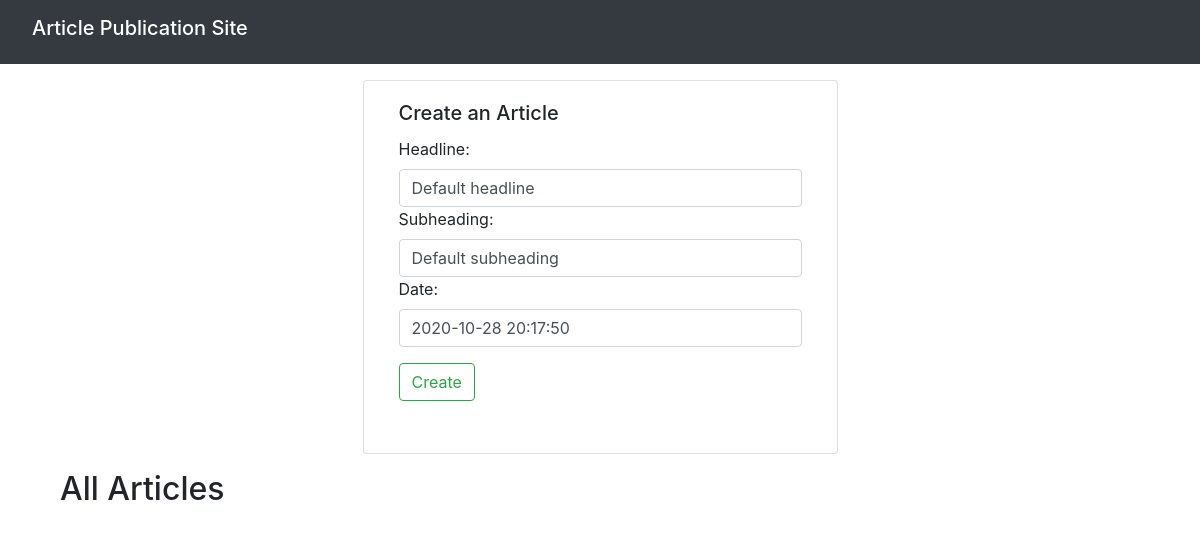
Before: / with the older database file.
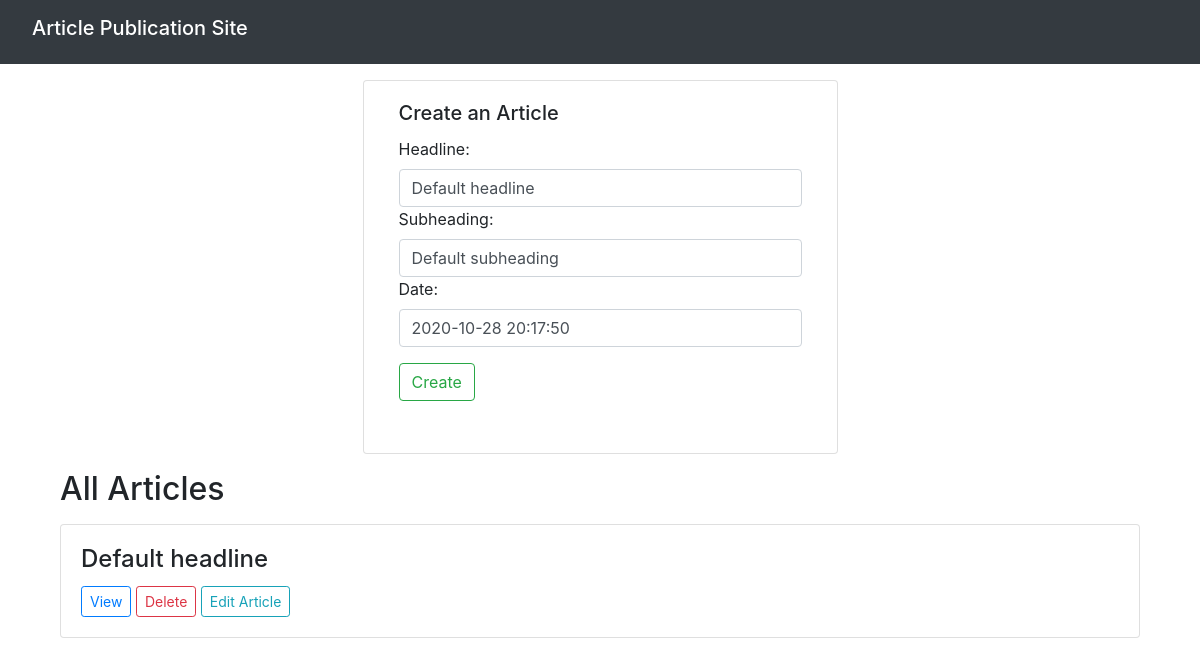
After: the same page with the newer database file.
### article/models.py (models this page shows, shortened)
class Article(models.Model):
    headline = models.CharField(max_length=255, default='Default headline')
    subheading = models.TextField(default='Default subheading')
    date = models.DateTimeField(default=timezone.now)

### article/views.py (the view, shortened to what this page needs)
# urls.py: path('', ArticleList.as_view(), name='article_list_url'),
class ArticleList(View):
    def get(self, request):
        articleForm = ArticleForm()
        editForm = ArticleEditForm()
        articles = Article.objects.all()
        return render(request, 'articles.html', {'articleForm' : articleForm, 'editForm': editForm, 'articles' : articles})

### article/forms.py
class ArticleForm(ModelForm):
    class Meta:
        model = Article
        fields = ['headline', 'subheading', 'date']
        widgets = {
            'headline' : forms.TextInput(attrs={'class': 'form-control'}),
            'subheading' : forms.TextInput(attrs={'class': 'form-control'}),
            'date' : forms.TextInput(attrs={'class': 'form-control'}),
        }

class ArticleEditForm(ModelForm):
    class Meta:
        model = Article
        fields = ['headline', 'subheading', 'date']
        widgets = {
            'headline' : forms.TextInput(attrs={'class': 'form-control', 'id' : 'headline'}),
            'subheading' : forms.TextInput(attrs={'class': 'form-control', 'id' : 'subheading'}),
            'date' : forms.TextInput(attrs={'class': 'form-control', 'id' : 'date'}),
        }

### article/templates/articles.html (shortened to what this page needs)
{% extends 'base.html' %}
{% block form-content %}
<div class="card col-5 mt-3">
  <div class="card-body">
    <h5 class="card-title">Create an Article</h5>
    <form class="form-group" method="post" id="createArticleForm">
      {{ articleForm }}
      <button type="button" class = "btn btn-outline-success my-3" id="createButton">Create</button>
    </form>
  </div>
</div>
{% endblock %}
{% block article-content %}
<div id="articleList">
  <h2 class="my-3">All Articles</h2>
  {% for article in articles %}
  <div name="article" data-id="{{ article.id }}">
    <div class="row my-3">
      <div class="col">
        <div class="card">
          <div class="card-body">
            <h4 class="card-title" name="headline"> {{ article.headline }} </h4>
            <button type="button" class="btn btn-outline-primary btn-sm" id="viewButton">View</button>
            <button type="button" class="btn btn-outline-danger btn-sm" id="deleteButton">Delete</button>
            <button type="button" class="btn btn-outline-info btn-sm" data-toggle="modal" data-target="#editModal" id="modalButton" data-id="{{ article.id }}">Edit Article</button>
          </div>
        </div>
      </div>
    </div>
  </div>
  {% endfor %}
</div>
{% endblock %}

### templates/base.html (shortened to what this page needs)
{% load static %}
<!DOCTYPE html>
<html lang="en" dir="ltr">
  <head>
    <link rel="stylesheet" href="https://cdn.jsdelivr.net/npm/bootstrap@4.5.3/dist/css/bootstrap.min.css"
>
    <link rel="stylesheet" href="{% static 'css/styles.css' %}">
  </head>
  <body>
    <nav class="navbar navbar-dark bg-dark text-white">
      <h5 class="navbar brand">
        Article Publication Site
      </h5>
    </nav>
    <div class='container'>
      <div class='row justify-content-center'>
        {% block form-content %}
        {% endblock %}
      </div>
      <div class='container'>
        {% block article-content %}
        {% endblock %}
      </div>
    </div>
  </body>
</html>

Changed rows visible on the page:
added Article: headline "Default headline"
